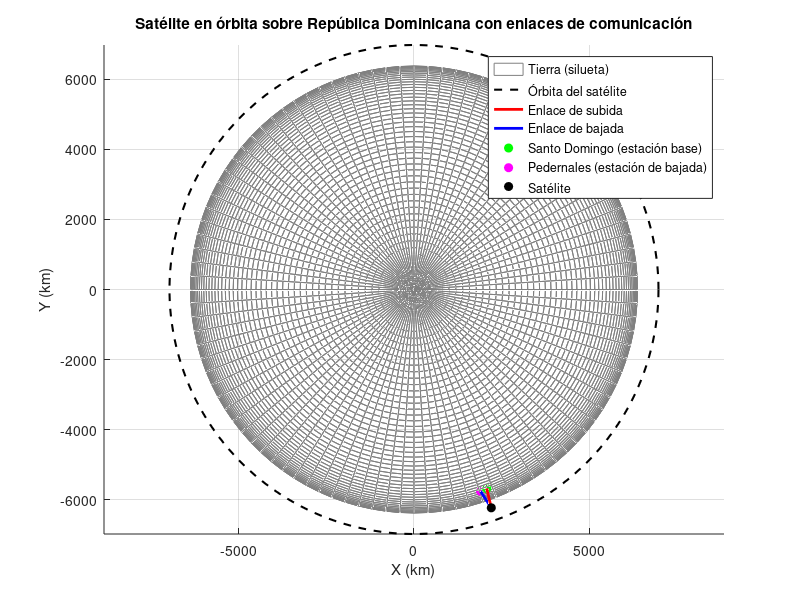

Recreate this plot in MATLAB.
% Definition of geographic coordinates for Santo Domingo (latitude and longitude)
lat_santodomingo = 18.4861;   % Latitude of Santo Domingo (in degrees)
lon_santodomingo = -69.9312;  % Longitude of Santo Domingo (in degrees)

% Geographic coordinates for Pedernales (download)
lat_pedernales = 18.0384;   % Latitude of Pedernales (in degrees)
lon_pedernales = -71.7440;  % Longitude of Pedernales (in degrees)

% Parameters of the LEO satellite
altitude_satellite = 600;  % Altitude in km
lat_satellite = 18.7;      % Latitude of the satellite over the Dominican Republic (approximate)
lon_satellite = -70.5;    % Longitude of the satellite over the Dominican Republic (approximate)

% Earth's radius (in km)
radius_earth = 6371;

% Convert geographic coordinates to radians
lat_santodomingo_rad = deg2rad(lat_santodomingo);
lon_santodomingo_rad = deg2rad(lon_santodomingo);
lat_pedernales_rad = deg2rad(lat_pedernales);
lon_pedernales_rad = deg2rad(lon_pedernales);
lat_satellite_rad = deg2rad(lat_satellite);
lon_satellite_rad = deg2rad(lon_satellite);

% Cartesian coordinates
% Santo Domingo
x_santodomingo = radius_earth * cos(lat_santodomingo_rad) * cos(lon_santodomingo_rad);
y_santodomingo = radius_earth * cos(lat_santodomingo_rad) * sin(lon_santodomingo_rad);
z_santodomingo = radius_earth * sin(lat_santodomingo_rad);

% Pedernales
x_pedernales = radius_earth * cos(lat_pedernales_rad) * cos(lon_pedernales_rad);
y_pedernales = radius_earth * cos(lat_pedernales_rad) * sin(lon_pedernales_rad);
z_pedernales = radius_earth * sin(lat_pedernales_rad);

% Satellite
x_satellite = (radius_earth + altitude_satellite) * cos(lat_satellite_rad) * cos(lon_satellite_rad);
y_satellite = (radius_earth + altitude_satellite) * cos(lat_satellite_rad) * sin(lon_satellite_rad);
z_satellite = (radius_earth + altitude_satellite) * sin(lat_satellite_rad);

% Plot Earth with satellite's orbit
figure;
hold on;

% Create Earth sphere with no color, just the border
[earth_x, earth_y, earth_z] = sphere(100);
surf(earth_x * radius_earth, earth_y * radius_earth, earth_z * radius_earth, 'FaceColor', 'none', 'EdgeColor', [0.5 0.5 0.5]);

% Plot satellite's orbit as a dashed line
theta = linspace(0, 2*pi, 200);  % Angle for the orbit
x_orbit = (radius_earth + altitude_satellite) * cos(theta);
y_orbit = (radius_earth + altitude_satellite) * sin(theta);
z_orbit = zeros(size(theta));  % Assuming orbit in the equatorial plane
plot3(x_orbit, y_orbit, z_orbit, 'k--', 'LineWidth', 1.5);

% Plot communication links (upload and download)
plot3([x_santodomingo, x_satellite], [y_santodomingo, y_satellite], [z_santodomingo, z_satellite], 'r-', 'LineWidth', 2); % Upload
plot3([x_satellite, x_pedernales], [y_satellite, y_pedernales], [z_satellite, z_pedernales], 'b-', 'LineWidth', 2); % Download

% Plot positions
plot3(x_santodomingo, y_santodomingo, z_santodomingo, 'go', 'MarkerFaceColor', 'g');  % Santo Domingo (upload link)
plot3(x_pedernales, y_pedernales, z_pedernales, 'mo', 'MarkerFaceColor', 'm');  % Pedernales (download link)
plot3(x_satellite, y_satellite, z_satellite, 'ko', 'MarkerFaceColor', 'k');  % Satellite

% Labels and configuration
title('Satélite en órbita sobre República Dominicana con enlaces de comunicación');
xlabel('X (km)');
ylabel('Y (km)');
zlabel('Z (km)');
legend('Tierra (silueta)', 'Órbita del satélite', 'Enlace de subida', 'Enlace de bajada', ...
       'Santo Domingo (estación base)', 'Pedernales (estación de bajada)', 'Satélite');
grid on;
axis equal;
hold off;
